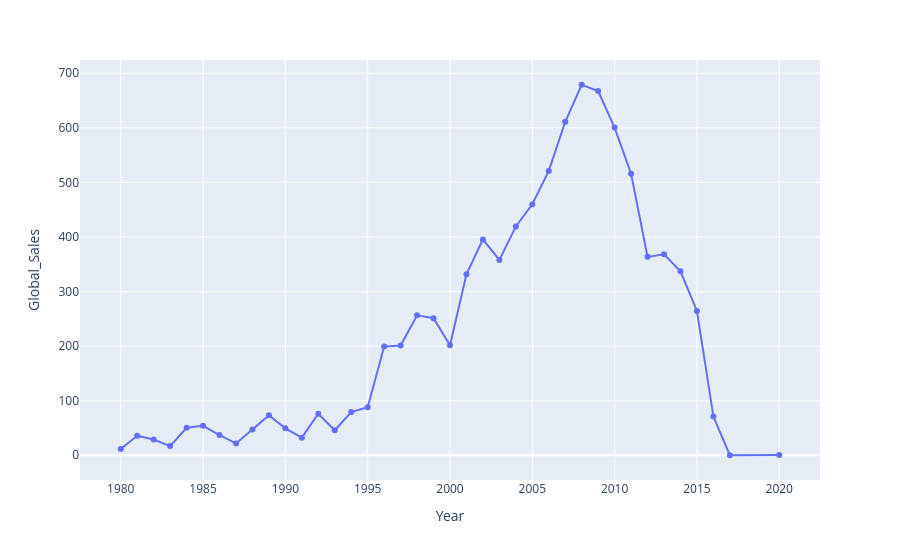

Here is the notebook cell this chart was saved with:
### Code cell
#- Which year had the highest sales?
df_copy=df.groupby("Year")["Global_Sales"].sum().reset_index()
fig=px.line(
    df_copy,
    x="Year",
    y="Global_Sales",
    markers=True
)

fig.show()

### Figure 1 — Plotly figure (JSON) as saved in the notebook; plotly's stock layout.template omitted (floating-point values rounded to 4 significant figures)
{"data": [{"hovertemplate": "Year=%{x}<br>Global_Sales=%{y}<extra></extra>", "legendgroup": "", "line": {"color": "#636efa", "dash": "solid"}, "marker": {"symbol": "circle"}, "mode": "lines+markers", "name": "", "orientation": "v", "showlegend": false, "type": "scatter", "x": [1980.0, 1981.0, 1982.0, 1983.0, 1984.0, 1985.0, 1986.0, 1987.0, 1988.0, 1989.0, 1990.0, 1991.0, 1992.0, 1993.0, 1994.0, 1995.0, 1996.0, 1997.0, 1998.0, 1999.0, 2000.0, 2001.0, 2002.0, 2003.0, 2004.0, 2005.0, 2006.0, 2007.0, 2008.0, 2009.0, 2010.0, 2011.0, 2012.0, 2013.0, 2014.0, 2015.0, 2016.0, 2017.0, 2020.0], "xaxis": "x", "y": [11.38, 35.77, 28.86, 16.79, 50.36, 53.94, 37.07, 21.74, 47.22, 73.45, 49.39, 32.23, 76.16, 45.98, 79.17, 88.11, 199.2, 201.0, 256.5, 251.3, 201.6, 331.5, 395.5, 357.9, 419.3, 459.9, 521.0, 611.1, 678.9, 667.3, 600.5, 516.0, 363.5, 368.1, 337.1, 264.4, 70.93, 0.05, 0.29], "yaxis": "y"}], "layout": {"legend": {"tracegroupgap": 0}, "margin": {"t": 60}, "xaxis": {"anchor": "y", "domain": [0, 1], "title": {"text": "Year"}}, "yaxis": {"anchor": "x", "domain": [0, 1], "title": {"text": "Global_Sales"}}}}
